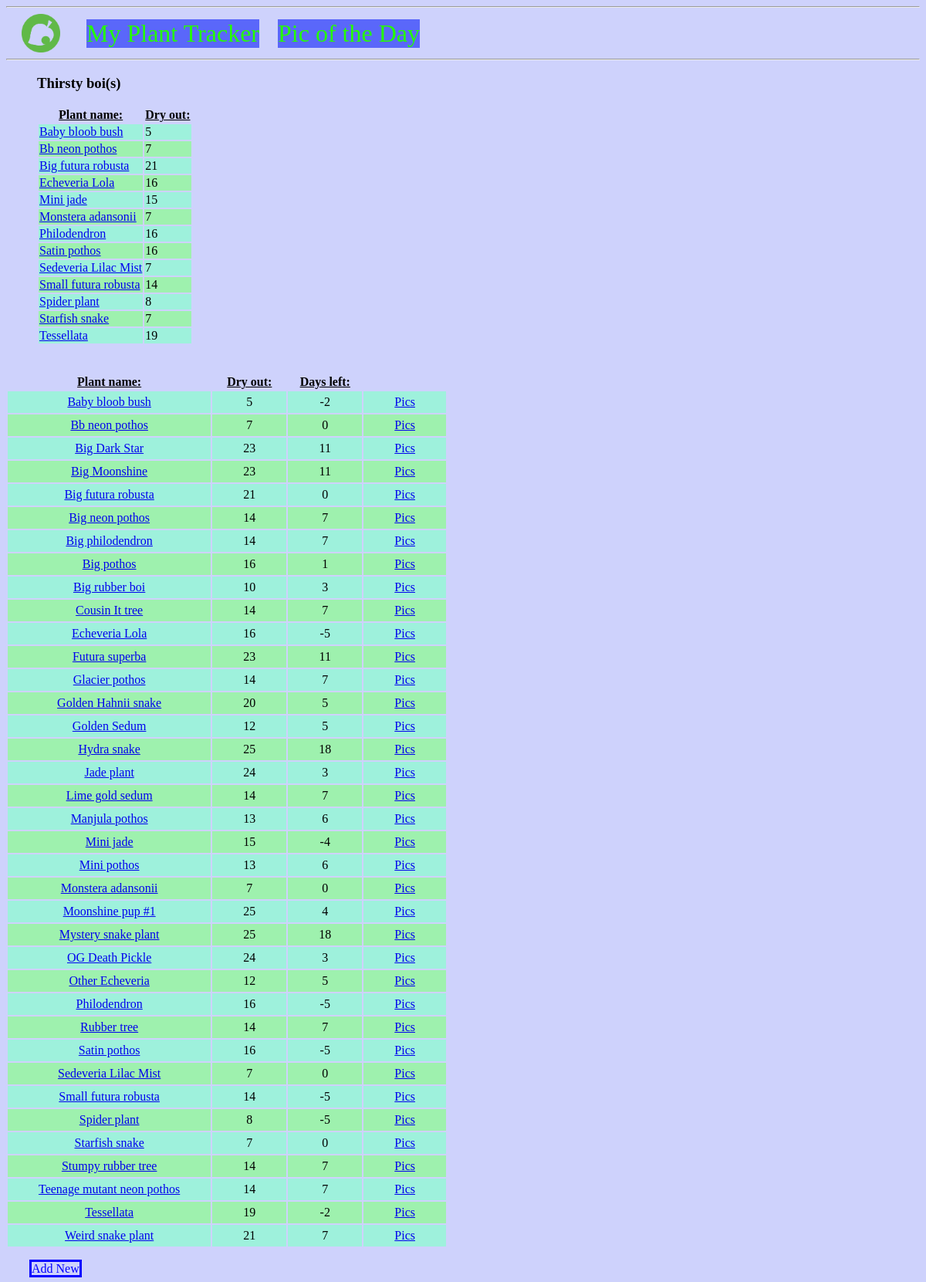
The page / on the database its author committed.
### tables this page shows
CREATE TABLE plants (
	id INTEGER PRIMARY KEY AUTOINCREMENT,
	name TEXT NOT NULL,
	lastWatered DATE NOT NULL,
	dryOut INTEGER NOT NULL
, remaining TINYINT);

### plantFlask.py (the view)
@app.route('/')
def index():
	conn = get_db_connection()
	plants = conn.execute('SELECT * FROM plants ORDER BY name').fetchall()
	thirstyToday = conn.execute('SELECT * FROM plants WHERE remaining < 1 ORDER BY name').fetchall()
	conn.close()
	return render_template('index.html', thirstyToday=thirstyToday, plants=plants)

### plantFlask.py (called while the page is built)
def get_db_connection():
	conn = sqlite3.connect('database.db')
	conn.row_factory = sqlite3.Row
	return conn

### templates/index.html
{% extends 'base.html' %}
{% block content %}
	<h3 class="header3">Thirsty boi(s)</h3>
	<table id="plants", class="header3">
                <th><u>Plant name:</u></th>
		<th><u>Dry out:</u></th>
		{% for thirstyToday in thirstyToday %}
			{% if loop.index % 2 == 0 %}
				{% set bg_color = '#9EF1AE' %}
			{% else %}
				{% set bg_color = '#9EF1DC' %}
			{% endif %}
                        <tr style="background-color: {{ bg_color }}">
                                <td><a href="{{ url_for('edit', plantName=thirstyToday['name']) }}">{{ thirstyToday['name'] }}</a></td>
                                <td> {{ thirstyToday['dryOut'] }}</td>
                        </tr>
		{% endfor %}
	</table>
	<br>
	<br>
	<table id="plants", class="paddingBetweenCols">
		<th><u>Plant name:</u></th>
                <th><u>Dry out:</u></th>
                <th><u>Days left:</u></th>
                {% for plants in plants %}
                        {% if loop.index % 2 == 0 %}
                                {% set bg_color = '#9EF1AE' %}
                        {% else %}
                                {% set bg_color = '#9EF1DC' %}
                        {% endif %}
			<tr style="background-color: {{ bg_color }}">
                                <td><a href="{{ url_for('edit', plantName=plants['name']) }}">{{ plants['name'] }}</a></td>
                                <td> {{ plants['dryOut'] }}</td>
                                <td> {{ plants['remaining'] }}</td>
                                <td><a href="{{ url_for('viewPics', plantName=plants['name']) }}">Pics</a></td>
                        </tr>
                {% endfor %}
        </table>
	<br>
	<a href="{{ url_for('addNew') }}" class="button">Add New</a>
{% endblock %}

### templates/base.html (shortened to what this page needs)
<!DOCTYPE html>
<html lang="en">
<head>
	<link rel="stylesheet" type="text/css" href="{{ url_for('static', filename='styles.css') }}" />
</head>
<body class="body">
	<hr>
	<nav>
		<img class="logo" src="{{ url_for('static', filename='nook.png') }}">
		<a href="{{ url_for('index') }}">  My Plant Tracker  </a>
		<a href="{{ url_for('pod') }}"> Pic of the Day </a>
	</nav>
	<hr>
	<div class="content">
		{% block content %} {% endblock %}
	</div>
</body>
</html>

### static/styles.css (style rules this page uses)
.header3 { margin-left: 40px; }
nav a { color: #25FF00; font-size: 2em; display: inline-block; vertical-align: middle; margin-left: 20px; margin-top: 0px; margin-bottom: 0px; text-decoration: none; background-color: #5A67FA; }
.paddingBetweenCols td { padding:5px 40px 5px 40px; text-align: center; }
.paddingBetweenCols { margin-left: 0px; marign-right: 0px; }
a.button { text-decoration: none; border: solid; border-color: #0400FF; margin-left: 30px; color: #0400FF; }
body.body { background-color: #CED2FC; }
.logo { width: 50px; display: inline-block; vertical-align: middle; margin-left: 20px; margin-right: 10px; margin-top: 0px; margin-bottom: 0px; }

### rows shown on the page
plants: name "Baby bloob bush", dryOut "5", remaining "-2"
plants: name "Bb neon pothos", dryOut "7", remaining "0"
plants: name "Big futura robusta", dryOut "21", remaining "0"
plants: name "Echeveria Lola", dryOut "16", remaining "-5"
plants: name "Mini jade", dryOut "15", remaining "-4"
plants: name "Monstera adansonii", dryOut "7", remaining "0"
plants: name "Philodendron", dryOut "16", remaining "-5"
plants: name "Satin pothos", dryOut "16", remaining "-5"
plants: name "Sedeveria Lilac Mist", dryOut "7", remaining "0"
plants: name "Small futura robusta", dryOut "14", remaining "-5"
plants: name "Spider plant", dryOut "8", remaining "-5"
plants: name "Starfish snake", dryOut "7", remaining "0"
plants: name "Tessellata", dryOut "19", remaining "-2"
plants: name "Big Dark Star", dryOut "23", remaining "11"
plants: name "Big Moonshine", dryOut "23", remaining "11"
plants: name "Big neon pothos", dryOut "14", remaining "7"
plants: name "Big philodendron", dryOut "14", remaining "7"
plants: name "Big pothos", dryOut "16", remaining "1"
plants: name "Big rubber boi", dryOut "10", remaining "3"
plants: name "Cousin It tree", dryOut "14", remaining "7"
plants: name "Futura superba", dryOut "23", remaining "11"
plants: name "Glacier pothos", dryOut "14", remaining "7"
plants: name "Golden Hahnii snake", dryOut "20", remaining "5"
plants: name "Golden Sedum", dryOut "12", remaining "5"
plants: name "Hydra snake", dryOut "25", remaining "18"
plants: name "Jade plant", dryOut "24", remaining "3"
plants: name "Lime gold sedum", dryOut "14", remaining "7"
plants: name "Manjula pothos", dryOut "13", remaining "6"
plants: name "Mini pothos", dryOut "13", remaining "6"
plants: name "Moonshine pup #1", dryOut "25", remaining "4"
plants: name "Mystery snake plant", dryOut "25", remaining "18"
plants: name "OG Death Pickle", dryOut "24", remaining "3"
plants: name "Other Echeveria", dryOut "12", remaining "5"
plants: name "Rubber tree", dryOut "14", remaining "7"
plants: name "Stumpy rubber tree", dryOut "14", remaining "7"
plants: name "Teenage mutant neon pothos", dryOut "14", remaining "7"
plants: name "Weird snake plant", dryOut "21", remaining "7"
